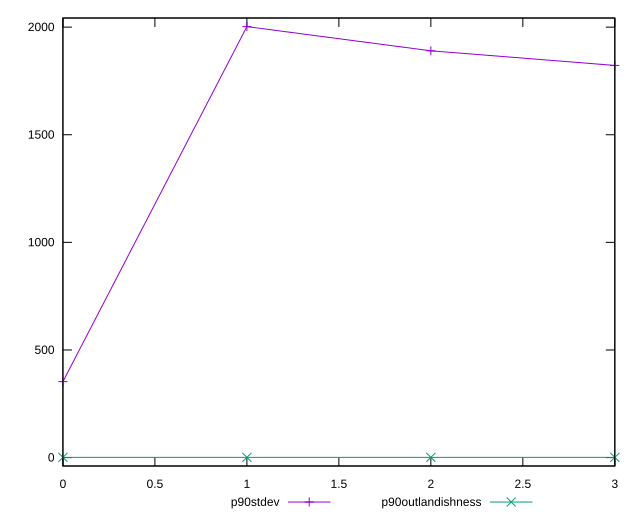

Here is the gnuplot script that generated this plot:
reset

$p90Stdev <<EOF
0 353.0334951159458
1 2002.3304891529112
2 1889.8722312542084
3 1821.9982312839422
EOF

$p90Outlandishness <<EOF
0 1.1468521650221248
1 1.0627366650292318
2 1.0719507151721674
3 0.9830953690835609
EOF

set key outside below
set xrange [0:3]
set yrange [-39.04385250659299:2042.3574370285878]
set trange [-39.04385250659299:2042.3574370285878]
set terminal svg size 640, 520 enhanced background rgb 'white'
set output "reports/report_00028_2021-02-24T12-49-42.674Z/largest-contentful-paint/progression/stddev.svg"

plot $p90Stdev title "p90stdev" with linespoints, \
     $p90Outlandishness title "p90outlandishness" with linespoints

reset
